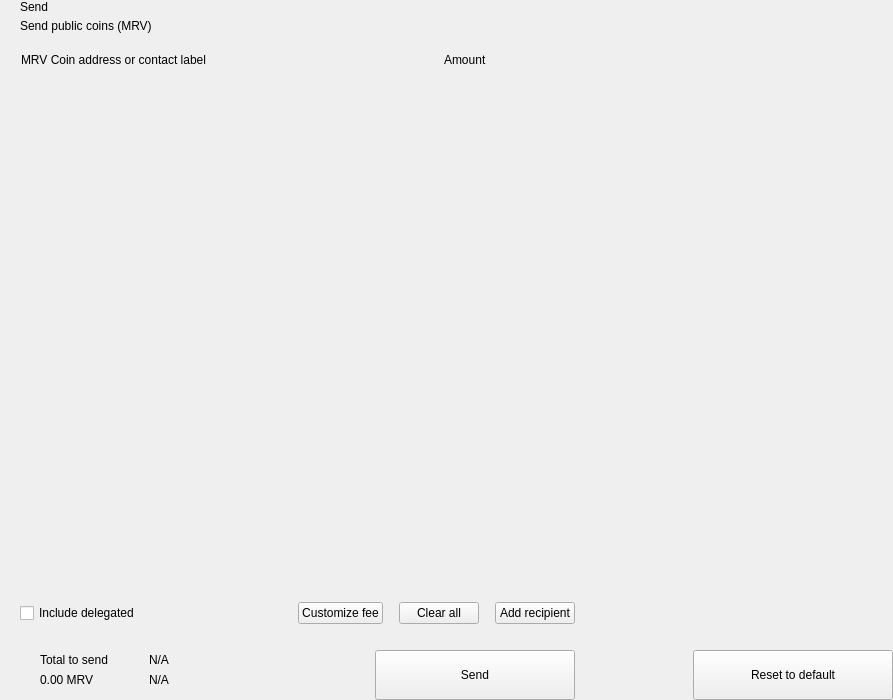
<?xml version="1.0" encoding="UTF-8"?>
<ui version="4.0">
 <class>send</class>
 <widget class="QWidget" name="send">
  <property name="geometry">
   <rect>
    <x>0</x>
    <y>0</y>
    <width>893</width>
    <height>700</height>
   </rect>
  </property>
  <property name="windowTitle">
   <string>Form</string>
  </property>
  <layout class="QHBoxLayout" name="horizontalLayout_2" stretch="2,1">
   <property name="spacing">
    <number>0</number>
   </property>
   <property name="leftMargin">
    <number>0</number>
   </property>
   <property name="topMargin">
    <number>0</number>
   </property>
   <property name="rightMargin">
    <number>0</number>
   </property>
   <property name="bottomMargin">
    <number>0</number>
   </property>
   <item>
    <widget class="QWidget" name="left" native="true">
     <layout class="QVBoxLayout" name="verticalLayout_3">
      <property name="spacing">
       <number>0</number>
      </property>
      <property name="leftMargin">
       <number>0</number>
      </property>
      <property name="topMargin">
       <number>0</number>
      </property>
      <property name="rightMargin">
       <number>0</number>
      </property>
      <property name="bottomMargin">
       <number>0</number>
      </property>
      <item>
       <layout class="QVBoxLayout" name="verticalLayout_22" stretch="0,0,0,1,0,0,0,0">
        <property name="spacing">
         <number>0</number>
        </property>
        <item>
         <layout class="QHBoxLayout" name="horizontalLayout_3">
          <property name="spacing">
           <number>0</number>
          </property>
          <property name="leftMargin">
           <number>20</number>
          </property>
          <property name="rightMargin">
           <number>20</number>
          </property>
          <item>
           <layout class="QVBoxLayout" name="verticalLayout">
            <property name="spacing">
             <number>5</number>
            </property>
            <item>
             <widget class="QLabel" name="labelTitle">
              <property name="text">
               <string>Send</string>
              </property>
              <property name="alignment">
               <set>Qt::AlignLeading|Qt::AlignLeft|Qt::AlignVCenter</set>
              </property>
             </widget>
            </item>
            <item>
             <widget class="QLabel" name="labelSubtitle1">
              <property name="text">
               <string>Send public coins (MRV)</string>
              </property>
             </widget>
            </item>
           </layout>
          </item>
          <item>
           <spacer name="horizontalSpacer">
            <property name="orientation">
             <enum>Qt::Horizontal</enum>
            </property>
            <property name="sizeHint" stdset="0">
             <size>
              <width>40</width>
              <height>20</height>
             </size>
            </property>
           </spacer>
          </item>
         </layout>
        </item>
        <item>
         <spacer name="verticalSpacer_2">
          <property name="orientation">
           <enum>Qt::Vertical</enum>
          </property>
          <property name="sizeType">
           <enum>QSizePolicy::Fixed</enum>
          </property>
          <property name="sizeHint" stdset="0">
           <size>
            <width>20</width>
            <height>20</height>
           </size>
          </property>
         </spacer>
        </item>
        <item>
         <layout class="QHBoxLayout" name="horizontalLayout" stretch="6,0,2">
          <property name="spacing">
           <number>0</number>
          </property>
          <property name="leftMargin">
           <number>10</number>
          </property>
          <property name="topMargin">
           <number>0</number>
          </property>
          <property name="rightMargin">
           <number>20</number>
          </property>
          <property name="bottomMargin">
           <number>0</number>
          </property>
          <item>
           <widget class="QLabel" name="labelSubtitleAddress">
            <property name="styleSheet">
             <string notr="true">margin-left:8px;</string>
            </property>
            <property name="text">
             <string>MRV Coin address or contact label</string>
            </property>
           </widget>
          </item>
          <item>
           <spacer name="horizontalSpacer_3">
            <property name="orientation">
             <enum>Qt::Horizontal</enum>
            </property>
            <property name="sizeType">
             <enum>QSizePolicy::Fixed</enum>
            </property>
            <property name="sizeHint" stdset="0">
             <size>
              <width>40</width>
              <height>1</height>
             </size>
            </property>
           </spacer>
          </item>
          <item>
           <widget class="QLabel" name="labelSubtitleAmount">
            <property name="text">
             <string>Amount</string>
            </property>
           </widget>
          </item>
         </layout>
        </item>
        <item>
         <widget class="QScrollArea" name="scrollArea">
          <property name="minimumSize">
           <size>
            <width>0</width>
            <height>350</height>
           </size>
          </property>
          <property name="styleSheet">
           <string notr="true">#scrollArea {
            background:transparent;
            margin-top:10px;
}</string>
          </property>
          <property name="horizontalScrollBarPolicy">
           <enum>Qt::ScrollBarAlwaysOff</enum>
          </property>
          <property name="sizeAdjustPolicy">
           <enum>QAbstractScrollArea::AdjustIgnored</enum>
          </property>
          <property name="widgetResizable">
           <bool>true</bool>
          </property>
          <property name="alignment">
           <set>Qt::AlignLeading|Qt::AlignLeft|Qt::AlignTop</set>
          </property>
          <widget class="QWidget" name="scrollAreaWidgetContents">
           <property name="geometry">
            <rect>
             <x>0</x>
             <y>0</y>
             <width>591</width>
             <height>16</height>
            </rect>
           </property>
           <property name="sizePolicy">
            <sizepolicy hsizetype="Preferred" vsizetype="Maximum">
             <horstretch>0</horstretch>
             <verstretch>0</verstretch>
            </sizepolicy>
           </property>
           <property name="autoFillBackground">
            <bool>false</bool>
           </property>
           <property name="styleSheet">
            <string notr="true">#scrollAreaWidgetContents {
             background:transparent;
             }</string>
           </property>
           <layout class="QVBoxLayout" name="verticalLayout_7">
            <property name="spacing">
             <number>0</number>
            </property>
            <property name="sizeConstraint">
             <enum>QLayout::SetDefaultConstraint</enum>
            </property>
            <property name="leftMargin">
             <number>0</number>
            </property>
            <property name="topMargin">
             <number>0</number>
            </property>
            <property name="rightMargin">
             <number>0</number>
            </property>
            <property name="bottomMargin">
             <number>0</number>
            </property>
           </layout>
          </widget>
         </widget>
        </item>
        <item>
         <spacer name="verticalSpacer_4">
          <property name="orientation">
           <enum>Qt::Vertical</enum>
          </property>
          <property name="sizeType">
           <enum>QSizePolicy::Fixed</enum>
          </property>
          <property name="sizeHint" stdset="0">
           <size>
            <width>20</width>
            <height>20</height>
           </size>
          </property>
         </spacer>
        </item>
        <item>
         <layout class="QHBoxLayout" name="horizontalLayout_20">
          <property name="spacing">
           <number>6</number>
          </property>
          <property name="leftMargin">
           <number>20</number>
          </property>
          <property name="rightMargin">
           <number>20</number>
          </property>
          <item>
           <widget class="QCheckBox" name="checkBoxDelegations">
            <property name="layoutDirection">
             <enum>Qt::LeftToRight</enum>
            </property>
            <property name="text">
             <string>Include delegated</string>
            </property>
           </widget>
          </item>
          <item>
           <spacer name="horizontalSpacer_4">
            <property name="orientation">
             <enum>Qt::Horizontal</enum>
            </property>
            <property name="sizeHint" stdset="0">
             <size>
              <width>10</width>
              <height>20</height>
             </size>
            </property>
           </spacer>
          </item>
          <item>
           <widget class="QPushButton" name="pushButtonFee">
            <property name="focusPolicy">
             <enum>Qt::NoFocus</enum>
            </property>
            <property name="text">
             <string>Customize fee</string>
            </property>
           </widget>
          </item>
          <item>
           <spacer name="horizontalSpacer_11">
            <property name="orientation">
             <enum>Qt::Horizontal</enum>
            </property>
            <property name="sizeType">
             <enum>QSizePolicy::Minimum</enum>
            </property>
            <property name="sizeHint" stdset="0">
             <size>
              <width>10</width>
              <height>20</height>
             </size>
            </property>
           </spacer>
          </item>
          <item>
           <widget class="QPushButton" name="pushButtonClear">
            <property name="focusPolicy">
             <enum>Qt::NoFocus</enum>
            </property>
            <property name="layoutDirection">
             <enum>Qt::RightToLeft</enum>
            </property>
            <property name="text">
             <string>Clear all</string>
            </property>
           </widget>
          </item>
          <item>
           <spacer name="horizontalSpacer_6">
            <property name="orientation">
             <enum>Qt::Horizontal</enum>
            </property>
            <property name="sizeType">
             <enum>QSizePolicy::Fixed</enum>
            </property>
            <property name="sizeHint" stdset="0">
             <size>
              <width>10</width>
              <height>20</height>
             </size>
            </property>
           </spacer>
          </item>
          <item>
           <widget class="QPushButton" name="pushButtonAddRecipient">
            <property name="focusPolicy">
             <enum>Qt::NoFocus</enum>
            </property>
            <property name="text">
             <string>Add recipient</string>
            </property>
           </widget>
          </item>
         </layout>
        </item>
        <item>
         <spacer name="verticalSpacer">
          <property name="orientation">
           <enum>Qt::Vertical</enum>
          </property>
          <property name="sizeType">
           <enum>QSizePolicy::Fixed</enum>
          </property>
          <property name="sizeHint" stdset="0">
           <size>
            <width>20</width>
            <height>16</height>
           </size>
          </property>
         </spacer>
        </item>
        <item>
         <layout class="QHBoxLayout" name="horizontalLayout_7">
          <property name="rightMargin">
           <number>20</number>
          </property>
          <item>
           <layout class="QHBoxLayout" name="horizontalLayout_10">
            <property name="spacing">
             <number>0</number>
            </property>
            <property name="leftMargin">
             <number>8</number>
            </property>
            <item>
             <widget class="QStackedWidget" name="stackedWidget">
              <property name="minimumSize">
               <size>
                <width>0</width>
                <height>60</height>
               </size>
              </property>
              <property name="maximumSize">
               <size>
                <width>16777215</width>
                <height>60</height>
               </size>
              </property>
              <widget class="QWidget" name="page1">
               <layout class="QVBoxLayout" name="verticalLayout_71" stretch="0">
                <property name="spacing">
                 <number>6</number>
                </property>
                <property name="leftMargin">
                 <number>12</number>
                </property>
                <property name="topMargin">
                 <number>0</number>
                </property>
                <property name="rightMargin">
                 <number>0</number>
                </property>
                <property name="bottomMargin">
                 <number>0</number>
                </property>
                <item>
                 <widget class="QWidget" name="coinWidget" native="true">
                  <property name="minimumSize">
                   <size>
                    <width>0</width>
                    <height>60</height>
                   </size>
                  </property>
                  <property name="maximumSize">
                   <size>
                    <width>16777215</width>
                    <height>60</height>
                   </size>
                  </property>
                  <layout class="QHBoxLayout" name="horizontalLayout_9">
                   <property name="spacing">
                    <number>0</number>
                   </property>
                   <property name="leftMargin">
                    <number>20</number>
                   </property>
                   <property name="topMargin">
                    <number>10</number>
                   </property>
                   <property name="rightMargin">
                    <number>20</number>
                   </property>
                   <property name="bottomMargin">
                    <number>10</number>
                   </property>
                   <item>
                    <layout class="QVBoxLayout" name="verticalSend">
                     <property name="spacing">
                      <number>0</number>
                     </property>
                     <item>
                      <widget class="QLabel" name="labelTitleTotalSend">
                       <property name="text">
                        <string>Total to send</string>
                       </property>
                      </widget>
                     </item>
                     <item>
                      <widget class="QLabel" name="labelAmountSend">
                       <property name="text">
                        <string notr="true">0.00 MRV</string>
                       </property>
                      </widget>
                     </item>
                    </layout>
                   </item>
                   <item>
                    <spacer name="horizontalSpacer_9">
                     <property name="orientation">
                      <enum>Qt::Horizontal</enum>
                     </property>
                     <property name="sizeType">
                      <enum>QSizePolicy::Fixed</enum>
                     </property>
                     <property name="sizeHint" stdset="0">
                      <size>
                       <width>20</width>
                       <height>20</height>
                      </size>
                     </property>
                    </spacer>
                   </item>
                   <item>
                    <widget class="QLabel" name="labelLine">
                     <property name="minimumSize">
                      <size>
                       <width>1</width>
                       <height>0</height>
                      </size>
                     </property>
                     <property name="maximumSize">
                      <size>
                       <width>1</width>
                       <height>16777215</height>
                      </size>
                     </property>
                     <property name="text">
                      <string/>
                     </property>
                    </widget>
                   </item>
                   <item>
                    <spacer name="horizontalSpacer_10">
                     <property name="orientation">
                      <enum>Qt::Horizontal</enum>
                     </property>
                     <property name="sizeType">
                      <enum>QSizePolicy::Fixed</enum>
                     </property>
                     <property name="sizeHint" stdset="0">
                      <size>
                       <width>20</width>
                       <height>20</height>
                      </size>
                     </property>
                    </spacer>
                   </item>
                   <item>
                    <layout class="QVBoxLayout" name="verticalRemaining">
                     <property name="spacing">
                      <number>0</number>
                     </property>
                     <item>
                      <widget class="QLabel" name="labelTitleTotalRemaining">
                       <property name="text">
                        <string notr="true">N/A</string>
                       </property>
                      </widget>
                     </item>
                     <item>
                      <widget class="QLabel" name="labelAmountRemaining">
                       <property name="text">
                        <string notr="true">N/A</string>
                       </property>
                      </widget>
                     </item>
                    </layout>
                   </item>
                  </layout>
                 </widget>
                </item>
               </layout>
              </widget>
              <widget class="QWidget" name="page_2"/>
             </widget>
            </item>
           </layout>
          </item>
          <item>
           <spacer name="horizontalSpacer_5">
            <property name="orientation">
             <enum>Qt::Horizontal</enum>
            </property>
            <property name="sizeType">
             <enum>QSizePolicy::Expanding</enum>
            </property>
            <property name="sizeHint" stdset="0">
             <size>
              <width>40</width>
              <height>20</height>
             </size>
            </property>
           </spacer>
          </item>
          <item alignment="Qt::AlignBottom">
           <widget class="QPushButton" name="pushButtonSave">
            <property name="minimumSize">
             <size>
              <width>200</width>
              <height>50</height>
             </size>
            </property>
            <property name="maximumSize">
             <size>
              <width>200</width>
              <height>50</height>
             </size>
            </property>
            <property name="focusPolicy">
             <enum>Qt::NoFocus</enum>
            </property>
            <property name="text">
             <string>Send</string>
            </property>
           </widget>
          </item>
         </layout>
        </item>
       </layout>
      </item>
     </layout>
    </widget>
   </item>
   <item>
    <widget class="QWidget" name="right" native="true">
     <layout class="QVBoxLayout" name="verticalLayout_5">
      <property name="leftMargin">
       <number>0</number>
      </property>
      <property name="topMargin">
       <number>0</number>
      </property>
      <property name="rightMargin">
       <number>0</number>
      </property>
      <property name="bottomMargin">
       <number>0</number>
      </property>
      <item>
       <layout class="QVBoxLayout" name="verticalLayout_4">
        <property name="spacing">
         <number>6</number>
        </property>
        <item>
         <widget class="OptionButton" name="btnCoinControl" native="true">
          <property name="minimumSize">
           <size>
            <width>0</width>
            <height>50</height>
           </size>
          </property>
         </widget>
        </item>
        <item>
         <widget class="OptionButton" name="btnChangeAddress" native="true">
          <property name="minimumSize">
           <size>
            <width>0</width>
            <height>50</height>
           </size>
          </property>
         </widget>
        </item>
        <item>
         <widget class="OptionButton" name="btnUri" native="true">
          <property name="minimumSize">
           <size>
            <width>0</width>
            <height>50</height>
           </size>
          </property>
         </widget>
        </item>
        <item>
         <spacer name="verticalSpacer_5">
          <property name="orientation">
           <enum>Qt::Vertical</enum>
          </property>
          <property name="sizeHint" stdset="0">
           <size>
            <width>20</width>
            <height>40</height>
           </size>
          </property>
         </spacer>
        </item>
        <item>
         <layout class="QHBoxLayout" name="horizontalLayout_8">
          <item>
           <spacer name="horizontalSpacer_7">
            <property name="orientation">
             <enum>Qt::Horizontal</enum>
            </property>
            <property name="sizeHint" stdset="0">
             <size>
              <width>40</width>
              <height>20</height>
             </size>
            </property>
           </spacer>
          </item>
          <item>
           <widget class="QPushButton" name="pushButtonReset">
            <property name="minimumSize">
             <size>
              <width>200</width>
              <height>50</height>
             </size>
            </property>
            <property name="maximumSize">
             <size>
              <width>200</width>
              <height>50</height>
             </size>
            </property>
            <property name="focusPolicy">
             <enum>Qt::NoFocus</enum>
            </property>
            <property name="text">
             <string>Reset to default</string>
            </property>
           </widget>
          </item>
         </layout>
        </item>
       </layout>
      </item>
     </layout>
    </widget>
   </item>
  </layout>
 </widget>
 <customwidgets>
  <customwidget>
   <class>OptionButton</class>
   <extends>QWidget</extends>
   <header>qt/mrv_coin/optionbutton.h</header>
   <container>1</container>
  </customwidget>
 </customwidgets>
 <resources/>
 <connections/>
</ui>
